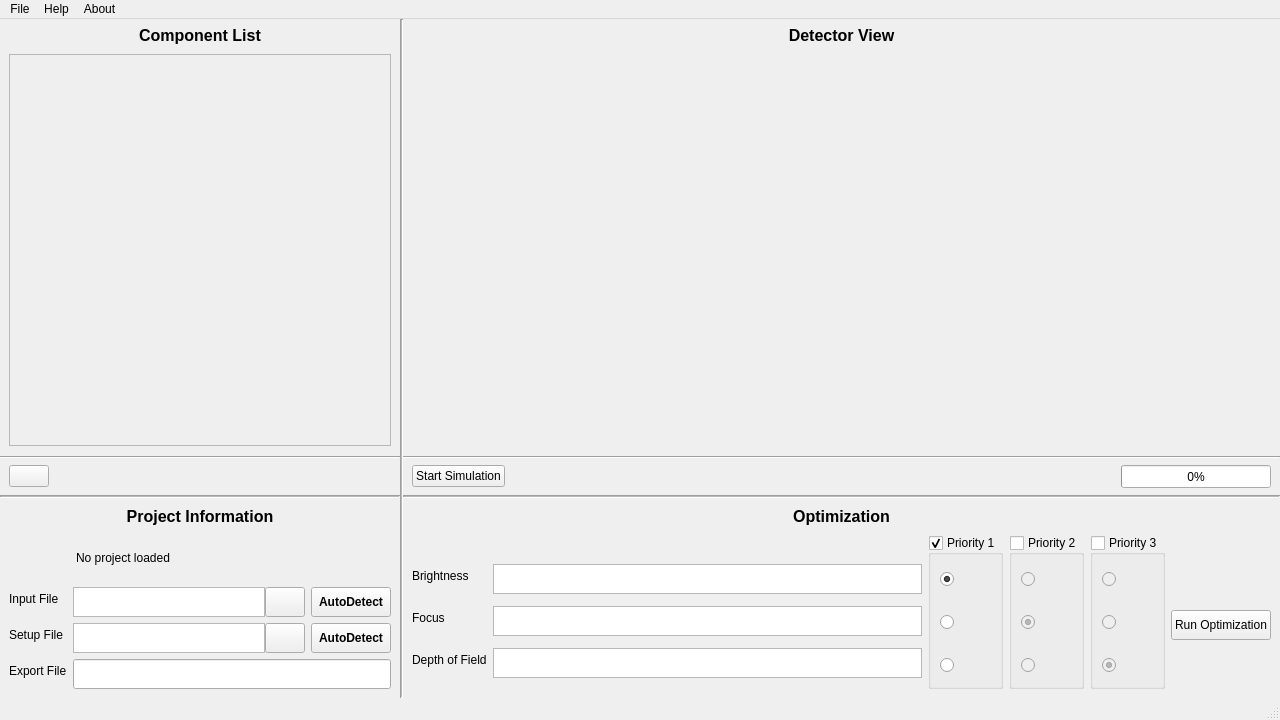
<?xml version="1.0" encoding="UTF-8"?>
<ui version="4.0">
 <class>fmt_mainWindow</class>
 <widget class="QMainWindow" name="fmt_mainWindow">
  <property name="geometry">
   <rect>
    <x>0</x>
    <y>0</y>
    <width>1280</width>
    <height>720</height>
   </rect>
  </property>
  <property name="minimumSize">
   <size>
    <width>900</width>
    <height>600</height>
   </size>
  </property>
  <property name="windowTitle">
   <string>FMT-Simulator</string>
  </property>
  <widget class="QWidget" name="centralwidget">
   <layout class="QHBoxLayout" name="horizontalLayout_4">
    <property name="spacing">
     <number>0</number>
    </property>
    <property name="leftMargin">
     <number>0</number>
    </property>
    <property name="topMargin">
     <number>0</number>
    </property>
    <property name="rightMargin">
     <number>0</number>
    </property>
    <property name="bottomMargin">
     <number>0</number>
    </property>
    <item>
     <widget class="QWidget" name="LeftLayout" native="true">
      <property name="sizePolicy">
       <sizepolicy hsizetype="Maximum" vsizetype="Preferred">
        <horstretch>0</horstretch>
        <verstretch>0</verstretch>
       </sizepolicy>
      </property>
      <property name="minimumSize">
       <size>
        <width>400</width>
        <height>0</height>
       </size>
      </property>
      <property name="maximumSize">
       <size>
        <width>400</width>
        <height>16777215</height>
       </size>
      </property>
      <layout class="QVBoxLayout" name="verticalLayout_5">
       <property name="spacing">
        <number>0</number>
       </property>
       <property name="leftMargin">
        <number>0</number>
       </property>
       <property name="topMargin">
        <number>0</number>
       </property>
       <property name="rightMargin">
        <number>0</number>
       </property>
       <property name="bottomMargin">
        <number>0</number>
       </property>
       <item>
        <widget class="QWidget" name="ComponentListLayout" native="true">
         <layout class="QVBoxLayout" name="verticalLayout">
          <property name="leftMargin">
           <number>0</number>
          </property>
          <property name="topMargin">
           <number>0</number>
          </property>
          <property name="rightMargin">
           <number>0</number>
          </property>
          <property name="bottomMargin">
           <number>0</number>
          </property>
          <item>
           <widget class="QWidget" name="CmpListHolder" native="true">
            <layout class="QVBoxLayout" name="verticalLayout_3">
             <property name="topMargin">
              <number>4</number>
             </property>
             <property name="bottomMargin">
              <number>4</number>
             </property>
             <item>
              <widget class="QLabel" name="CmpListLabel">
               <property name="sizePolicy">
                <sizepolicy hsizetype="Preferred" vsizetype="Maximum">
                 <horstretch>0</horstretch>
                 <verstretch>0</verstretch>
                </sizepolicy>
               </property>
               <property name="minimumSize">
                <size>
                 <width>0</width>
                 <height>25</height>
                </size>
               </property>
               <property name="maximumSize">
                <size>
                 <width>16777215</width>
                 <height>25</height>
                </size>
               </property>
               <property name="font">
                <font>
                 <pointsize>12</pointsize>
                 <weight>75</weight>
                 <bold>true</bold>
                </font>
               </property>
               <property name="text">
                <string>Component List</string>
               </property>
               <property name="alignment">
                <set>Qt::AlignCenter</set>
               </property>
              </widget>
             </item>
             <item>
              <widget class="QScrollArea" name="CmpList">
               <property name="widgetResizable">
                <bool>true</bool>
               </property>
               <widget class="CmpList_box" name="CmpListBox">
                <property name="geometry">
                 <rect>
                  <x>0</x>
                  <y>0</y>
                  <width>380</width>
                  <height>387</height>
                 </rect>
                </property>
               </widget>
              </widget>
             </item>
            </layout>
           </widget>
          </item>
          <item>
           <widget class="Line" name="HorizontalSeperatorCmpList">
            <property name="orientation">
             <enum>Qt::Horizontal</enum>
            </property>
           </widget>
          </item>
          <item>
           <widget class="QWidget" name="CmpListButtonHolder" native="true">
            <property name="sizePolicy">
             <sizepolicy hsizetype="Preferred" vsizetype="Maximum">
              <horstretch>0</horstretch>
              <verstretch>0</verstretch>
             </sizepolicy>
            </property>
            <property name="minimumSize">
             <size>
              <width>0</width>
              <height>30</height>
             </size>
            </property>
            <property name="maximumSize">
             <size>
              <width>16777215</width>
              <height>30</height>
             </size>
            </property>
            <layout class="QHBoxLayout" name="horizontalLayout">
             <property name="topMargin">
              <number>0</number>
             </property>
             <property name="bottomMargin">
              <number>7</number>
             </property>
             <item>
              <widget class="QPushButton" name="CmpAddButton">
               <property name="sizePolicy">
                <sizepolicy hsizetype="Minimum" vsizetype="Fixed">
                 <horstretch>0</horstretch>
                 <verstretch>0</verstretch>
                </sizepolicy>
               </property>
               <property name="minimumSize">
                <size>
                 <width>0</width>
                 <height>22</height>
                </size>
               </property>
               <property name="maximumSize">
                <size>
                 <width>16777215</width>
                 <height>22</height>
                </size>
               </property>
               <property name="cursor">
                <cursorShape>PointingHandCursor</cursorShape>
               </property>
               <property name="toolTip">
                <string>Append new component to setup</string>
               </property>
               <property name="text">
                <string/>
               </property>
               <property name="icon">
                <iconset theme="list-add">
                 <normaloff>.</normaloff>.</iconset>
               </property>
              </widget>
             </item>
             <item>
              <spacer name="CmpAddButtonSpacer">
               <property name="orientation">
                <enum>Qt::Horizontal</enum>
               </property>
               <property name="sizeHint" stdset="0">
                <size>
                 <width>40</width>
                 <height>20</height>
                </size>
               </property>
              </spacer>
             </item>
            </layout>
           </widget>
          </item>
         </layout>
        </widget>
       </item>
       <item>
        <widget class="Line" name="HorizontalSeperatorLeft">
         <property name="font">
          <font>
           <weight>50</weight>
           <bold>false</bold>
          </font>
         </property>
         <property name="midLineWidth">
          <number>1</number>
         </property>
         <property name="orientation">
          <enum>Qt::Horizontal</enum>
         </property>
        </widget>
       </item>
       <item>
        <widget class="QWidget" name="ProjInfoLayout" native="true">
         <property name="sizePolicy">
          <sizepolicy hsizetype="Preferred" vsizetype="Maximum">
           <horstretch>0</horstretch>
           <verstretch>0</verstretch>
          </sizepolicy>
         </property>
         <property name="minimumSize">
          <size>
           <width>0</width>
           <height>200</height>
          </size>
         </property>
         <property name="maximumSize">
          <size>
           <width>16777215</width>
           <height>200</height>
          </size>
         </property>
         <layout class="QVBoxLayout" name="verticalLayout_2">
          <property name="topMargin">
           <number>6</number>
          </property>
          <item>
           <widget class="QLabel" name="ProjInfoHeader">
            <property name="sizePolicy">
             <sizepolicy hsizetype="Preferred" vsizetype="Maximum">
              <horstretch>0</horstretch>
              <verstretch>0</verstretch>
             </sizepolicy>
            </property>
            <property name="maximumSize">
             <size>
              <width>16777215</width>
              <height>25</height>
             </size>
            </property>
            <property name="font">
             <font>
              <pointsize>12</pointsize>
              <weight>75</weight>
              <bold>true</bold>
             </font>
            </property>
            <property name="text">
             <string>Project Information</string>
            </property>
            <property name="alignment">
             <set>Qt::AlignCenter</set>
            </property>
           </widget>
          </item>
          <item>
           <layout class="QHBoxLayout" name="PathForm">
            <item>
             <spacer name="ProjPathSpacer">
              <property name="orientation">
               <enum>Qt::Horizontal</enum>
              </property>
              <property name="sizeType">
               <enum>QSizePolicy::Fixed</enum>
              </property>
              <property name="sizeHint" stdset="0">
               <size>
                <width>67</width>
                <height>20</height>
               </size>
              </property>
             </spacer>
            </item>
            <item>
             <widget class="QLabel" name="ProjPath">
              <property name="text">
               <string>No project loaded</string>
              </property>
             </widget>
            </item>
           </layout>
          </item>
          <item>
           <layout class="QFormLayout" name="FileForm">
            <item row="0" column="0">
             <widget class="QLabel" name="InFileLabel">
              <property name="text">
               <string>Input File</string>
              </property>
              <property name="alignment">
               <set>Qt::AlignLeading|Qt::AlignLeft|Qt::AlignVCenter</set>
              </property>
             </widget>
            </item>
            <item row="1" column="0">
             <widget class="QLabel" name="StpFileLabel">
              <property name="text">
               <string>Setup File</string>
              </property>
             </widget>
            </item>
            <item row="2" column="0">
             <widget class="QLabel" name="ExpFileLabel">
              <property name="text">
               <string>Export File</string>
              </property>
              <property name="alignment">
               <set>Qt::AlignLeading|Qt::AlignLeft|Qt::AlignVCenter</set>
              </property>
             </widget>
            </item>
            <item row="0" column="1">
             <layout class="QHBoxLayout" name="InputLayout">
              <item>
               <layout class="QHBoxLayout" name="InFileBrowserHolder">
                <property name="spacing">
                 <number>0</number>
                </property>
                <item>
                 <widget class="QTextBrowser" name="InFilePath">
                  <property name="sizePolicy">
                   <sizepolicy hsizetype="Expanding" vsizetype="Maximum">
                    <horstretch>0</horstretch>
                    <verstretch>0</verstretch>
                   </sizepolicy>
                  </property>
                  <property name="maximumSize">
                   <size>
                    <width>16777215</width>
                    <height>30</height>
                   </size>
                  </property>
                 </widget>
                </item>
                <item>
                 <widget class="QPushButton" name="OpenInFile">
                  <property name="sizePolicy">
                   <sizepolicy hsizetype="Minimum" vsizetype="Preferred">
                    <horstretch>0</horstretch>
                    <verstretch>0</verstretch>
                   </sizepolicy>
                  </property>
                  <property name="cursor">
                   <cursorShape>PointingHandCursor</cursorShape>
                  </property>
                  <property name="toolTip">
                   <string>Select an input file</string>
                  </property>
                  <property name="toolTipDuration">
                   <number>-1</number>
                  </property>
                  <property name="text">
                   <string/>
                  </property>
                  <property name="icon">
                   <iconset theme="document-open">
                    <normaloff>.</normaloff>.</iconset>
                  </property>
                 </widget>
                </item>
               </layout>
              </item>
              <item>
               <widget class="QPushButton" name="InFileAuto">
                <property name="sizePolicy">
                 <sizepolicy hsizetype="Minimum" vsizetype="Preferred">
                  <horstretch>0</horstretch>
                  <verstretch>0</verstretch>
                 </sizepolicy>
                </property>
                <property name="font">
                 <font>
                  <weight>75</weight>
                  <bold>true</bold>
                 </font>
                </property>
                <property name="cursor">
                 <cursorShape>PointingHandCursor</cursorShape>
                </property>
                <property name="toolTip">
                 <string>Detect available input file in project directory</string>
                </property>
                <property name="text">
                 <string>AutoDetect</string>
                </property>
               </widget>
              </item>
             </layout>
            </item>
            <item row="1" column="1">
             <layout class="QHBoxLayout" name="SetupLayout">
              <item>
               <layout class="QHBoxLayout" name="StpFileBrowserHolder">
                <property name="spacing">
                 <number>0</number>
                </property>
                <item>
                 <widget class="QTextBrowser" name="StpFilePath">
                  <property name="sizePolicy">
                   <sizepolicy hsizetype="Expanding" vsizetype="Maximum">
                    <horstretch>0</horstretch>
                    <verstretch>0</verstretch>
                   </sizepolicy>
                  </property>
                  <property name="maximumSize">
                   <size>
                    <width>16777215</width>
                    <height>30</height>
                   </size>
                  </property>
                 </widget>
                </item>
                <item>
                 <widget class="QPushButton" name="OpenStpFile">
                  <property name="sizePolicy">
                   <sizepolicy hsizetype="Minimum" vsizetype="Preferred">
                    <horstretch>0</horstretch>
                    <verstretch>0</verstretch>
                   </sizepolicy>
                  </property>
                  <property name="cursor">
                   <cursorShape>PointingHandCursor</cursorShape>
                  </property>
                  <property name="toolTip">
                   <string>Select a setup file</string>
                  </property>
                  <property name="text">
                   <string/>
                  </property>
                  <property name="icon">
                   <iconset theme="document-open">
                    <normaloff>.</normaloff>.</iconset>
                  </property>
                 </widget>
                </item>
               </layout>
              </item>
              <item>
               <widget class="QPushButton" name="StpFileAuto">
                <property name="sizePolicy">
                 <sizepolicy hsizetype="Minimum" vsizetype="Preferred">
                  <horstretch>0</horstretch>
                  <verstretch>0</verstretch>
                 </sizepolicy>
                </property>
                <property name="font">
                 <font>
                  <weight>75</weight>
                  <bold>true</bold>
                 </font>
                </property>
                <property name="cursor">
                 <cursorShape>PointingHandCursor</cursorShape>
                </property>
                <property name="toolTip">
                 <string>Detect available setup file in project directory</string>
                </property>
                <property name="text">
                 <string>AutoDetect</string>
                </property>
               </widget>
              </item>
             </layout>
            </item>
            <item row="2" column="1">
             <widget class="QLineEdit" name="ExpFileTextfield">
              <property name="sizePolicy">
               <sizepolicy hsizetype="Expanding" vsizetype="Maximum">
                <horstretch>0</horstretch>
                <verstretch>0</verstretch>
               </sizepolicy>
              </property>
              <property name="minimumSize">
               <size>
                <width>0</width>
                <height>30</height>
               </size>
              </property>
              <property name="maximumSize">
               <size>
                <width>16777215</width>
                <height>30</height>
               </size>
              </property>
             </widget>
            </item>
           </layout>
          </item>
         </layout>
        </widget>
       </item>
      </layout>
     </widget>
    </item>
    <item>
     <widget class="Line" name="VerticalSeperatorWindow">
      <property name="midLineWidth">
       <number>1</number>
      </property>
      <property name="orientation">
       <enum>Qt::Vertical</enum>
      </property>
     </widget>
    </item>
    <item>
     <widget class="QWidget" name="RightLayout" native="true">
      <layout class="QVBoxLayout" name="verticalLayout_6">
       <property name="spacing">
        <number>0</number>
       </property>
       <property name="leftMargin">
        <number>0</number>
       </property>
       <property name="topMargin">
        <number>0</number>
       </property>
       <property name="rightMargin">
        <number>0</number>
       </property>
       <property name="bottomMargin">
        <number>0</number>
       </property>
       <item>
        <widget class="QWidget" name="GraphDisplayLayout" native="true">
         <layout class="QVBoxLayout" name="verticalLayout_4">
          <property name="leftMargin">
           <number>0</number>
          </property>
          <property name="topMargin">
           <number>0</number>
          </property>
          <property name="rightMargin">
           <number>0</number>
          </property>
          <property name="bottomMargin">
           <number>0</number>
          </property>
          <item>
           <layout class="QVBoxLayout" name="GraphDisplayHolder">
            <property name="leftMargin">
             <number>9</number>
            </property>
            <property name="topMargin">
             <number>4</number>
            </property>
            <property name="rightMargin">
             <number>9</number>
            </property>
            <property name="bottomMargin">
             <number>4</number>
            </property>
            <item>
             <widget class="QLabel" name="GraphDisplayLabel">
              <property name="sizePolicy">
               <sizepolicy hsizetype="Preferred" vsizetype="Maximum">
                <horstretch>0</horstretch>
                <verstretch>0</verstretch>
               </sizepolicy>
              </property>
              <property name="minimumSize">
               <size>
                <width>0</width>
                <height>25</height>
               </size>
              </property>
              <property name="maximumSize">
               <size>
                <width>16777215</width>
                <height>25</height>
               </size>
              </property>
              <property name="font">
               <font>
                <pointsize>12</pointsize>
                <weight>75</weight>
                <bold>true</bold>
               </font>
              </property>
              <property name="text">
               <string>Detector View</string>
              </property>
              <property name="alignment">
               <set>Qt::AlignCenter</set>
              </property>
             </widget>
            </item>
            <item>
             <widget class="QWidget" name="GraphHolder" native="true">
              <property name="sizePolicy">
               <sizepolicy hsizetype="Preferred" vsizetype="Expanding">
                <horstretch>0</horstretch>
                <verstretch>0</verstretch>
               </sizepolicy>
              </property>
              <layout class="QVBoxLayout" name="verticalLayout_12">
               <property name="leftMargin">
                <number>0</number>
               </property>
               <property name="topMargin">
                <number>0</number>
               </property>
               <property name="rightMargin">
                <number>0</number>
               </property>
               <property name="bottomMargin">
                <number>0</number>
               </property>
               <item>
                <widget class="QLabel" name="GraphicalResult">
                 <property name="sizePolicy">
                  <sizepolicy hsizetype="Expanding" vsizetype="Expanding">
                   <horstretch>0</horstretch>
                   <verstretch>0</verstretch>
                  </sizepolicy>
                 </property>
                 <property name="text">
                  <string/>
                 </property>
                 <property name="alignment">
                  <set>Qt::AlignCenter</set>
                 </property>
                </widget>
               </item>
              </layout>
             </widget>
            </item>
           </layout>
          </item>
          <item>
           <widget class="Line" name="HorizontalSeperatorGraph">
            <property name="orientation">
             <enum>Qt::Horizontal</enum>
            </property>
           </widget>
          </item>
          <item>
           <layout class="QHBoxLayout" name="GraphButtonBarHolder">
            <property name="leftMargin">
             <number>9</number>
            </property>
            <property name="rightMargin">
             <number>9</number>
            </property>
            <property name="bottomMargin">
             <number>7</number>
            </property>
            <item>
             <widget class="QPushButton" name="SimStartSimulation">
              <property name="sizePolicy">
               <sizepolicy hsizetype="Minimum" vsizetype="Fixed">
                <horstretch>0</horstretch>
                <verstretch>0</verstretch>
               </sizepolicy>
              </property>
              <property name="minimumSize">
               <size>
                <width>0</width>
                <height>22</height>
               </size>
              </property>
              <property name="maximumSize">
               <size>
                <width>16777215</width>
                <height>22</height>
               </size>
              </property>
              <property name="text">
               <string>Start Simulation</string>
              </property>
              <property name="icon">
               <iconset theme="media-playback-start">
                <normaloff>.</normaloff>.</iconset>
              </property>
             </widget>
            </item>
            <item>
             <spacer name="GraphButtonBarSpacer">
              <property name="orientation">
               <enum>Qt::Horizontal</enum>
              </property>
              <property name="sizeHint" stdset="0">
               <size>
                <width>40</width>
                <height>5</height>
               </size>
              </property>
             </spacer>
            </item>
            <item>
             <widget class="QProgressBar" name="SimProgressBar">
              <property name="sizePolicy">
               <sizepolicy hsizetype="Fixed" vsizetype="Fixed">
                <horstretch>0</horstretch>
                <verstretch>0</verstretch>
               </sizepolicy>
              </property>
              <property name="minimumSize">
               <size>
                <width>150</width>
                <height>23</height>
               </size>
              </property>
              <property name="maximumSize">
               <size>
                <width>16777215</width>
                <height>23</height>
               </size>
              </property>
              <property name="value">
               <number>0</number>
              </property>
             </widget>
            </item>
           </layout>
          </item>
         </layout>
        </widget>
       </item>
       <item>
        <widget class="Line" name="HorizontalSeperatorRight">
         <property name="lineWidth">
          <number>1</number>
         </property>
         <property name="midLineWidth">
          <number>1</number>
         </property>
         <property name="orientation">
          <enum>Qt::Horizontal</enum>
         </property>
        </widget>
       </item>
       <item>
        <widget class="QWidget" name="DebugLayout" native="true">
         <property name="sizePolicy">
          <sizepolicy hsizetype="Preferred" vsizetype="Maximum">
           <horstretch>0</horstretch>
           <verstretch>0</verstretch>
          </sizepolicy>
         </property>
         <property name="minimumSize">
          <size>
           <width>0</width>
           <height>200</height>
          </size>
         </property>
         <property name="maximumSize">
          <size>
           <width>16777215</width>
           <height>200</height>
          </size>
         </property>
         <layout class="QVBoxLayout" name="verticalLayout_7">
          <property name="topMargin">
           <number>6</number>
          </property>
          <item>
           <widget class="QLabel" name="label">
            <property name="sizePolicy">
             <sizepolicy hsizetype="Preferred" vsizetype="Maximum">
              <horstretch>0</horstretch>
              <verstretch>0</verstretch>
             </sizepolicy>
            </property>
            <property name="minimumSize">
             <size>
              <width>0</width>
              <height>25</height>
             </size>
            </property>
            <property name="maximumSize">
             <size>
              <width>16777215</width>
              <height>25</height>
             </size>
            </property>
            <property name="font">
             <font>
              <pointsize>12</pointsize>
              <weight>75</weight>
              <bold>true</bold>
             </font>
            </property>
            <property name="text">
             <string>Optimization</string>
            </property>
            <property name="alignment">
             <set>Qt::AlignCenter</set>
            </property>
           </widget>
          </item>
          <item>
           <layout class="QHBoxLayout" name="OptHolder">
            <item>
             <layout class="QVBoxLayout" name="Opt_ParameterHolder">
              <item>
               <spacer name="Opt_ParameterFormSpacer">
                <property name="orientation">
                 <enum>Qt::Vertical</enum>
                </property>
                <property name="sizeType">
                 <enum>QSizePolicy::Maximum</enum>
                </property>
                <property name="sizeHint" stdset="0">
                 <size>
                  <width>20</width>
                  <height>14</height>
                 </size>
                </property>
               </spacer>
              </item>
              <item>
               <layout class="QFormLayout" name="Opt_ParameterForm">
                <property name="formAlignment">
                 <set>Qt::AlignLeading|Qt::AlignLeft|Qt::AlignVCenter</set>
                </property>
                <property name="verticalSpacing">
                 <number>12</number>
                </property>
                <property name="topMargin">
                 <number>4</number>
                </property>
                <item row="0" column="0">
                 <widget class="QLabel" name="BrightLabel">
                  <property name="text">
                   <string>Brightness</string>
                  </property>
                 </widget>
                </item>
                <item row="2" column="0">
                 <widget class="QLabel" name="DoFLabel">
                  <property name="text">
                   <string>Depth of Field</string>
                  </property>
                 </widget>
                </item>
                <item row="1" column="0">
                 <widget class="QLabel" name="FocusLabel">
                  <property name="text">
                   <string>Focus</string>
                  </property>
                 </widget>
                </item>
                <item row="0" column="1">
                 <widget class="QTextBrowser" name="Brightness">
                  <property name="sizePolicy">
                   <sizepolicy hsizetype="Expanding" vsizetype="Maximum">
                    <horstretch>0</horstretch>
                    <verstretch>0</verstretch>
                   </sizepolicy>
                  </property>
                  <property name="maximumSize">
                   <size>
                    <width>16777215</width>
                    <height>30</height>
                   </size>
                  </property>
                 </widget>
                </item>
                <item row="1" column="1">
                 <widget class="QTextBrowser" name="Focus">
                  <property name="sizePolicy">
                   <sizepolicy hsizetype="Expanding" vsizetype="Maximum">
                    <horstretch>0</horstretch>
                    <verstretch>0</verstretch>
                   </sizepolicy>
                  </property>
                  <property name="maximumSize">
                   <size>
                    <width>16777215</width>
                    <height>30</height>
                   </size>
                  </property>
                 </widget>
                </item>
                <item row="2" column="1">
                 <widget class="QTextBrowser" name="DepthOfField">
                  <property name="sizePolicy">
                   <sizepolicy hsizetype="Expanding" vsizetype="Maximum">
                    <horstretch>0</horstretch>
                    <verstretch>0</verstretch>
                   </sizepolicy>
                  </property>
                  <property name="maximumSize">
                   <size>
                    <width>16777215</width>
                    <height>30</height>
                   </size>
                  </property>
                 </widget>
                </item>
               </layout>
              </item>
             </layout>
            </item>
            <item>
             <widget class="QGroupBox" name="Priority1_Box">
              <property name="sizePolicy">
               <sizepolicy hsizetype="Maximum" vsizetype="Preferred">
                <horstretch>0</horstretch>
                <verstretch>0</verstretch>
               </sizepolicy>
              </property>
              <property name="maximumSize">
               <size>
                <width>75</width>
                <height>16777215</height>
               </size>
              </property>
              <property name="title">
               <string>Priority 1</string>
              </property>
              <property name="checkable">
               <bool>true</bool>
              </property>
              <layout class="QVBoxLayout" name="verticalLayout_9">
               <property name="spacing">
                <number>25</number>
               </property>
               <property name="topMargin">
                <number>14</number>
               </property>
               <property name="bottomMargin">
                <number>8</number>
               </property>
               <item>
                <widget class="QRadioButton" name="Prio1_bright">
                 <property name="text">
                  <string/>
                 </property>
                 <property name="checked">
                  <bool>true</bool>
                 </property>
                </widget>
               </item>
               <item>
                <widget class="QRadioButton" name="Prio1_focus">
                 <property name="text">
                  <string/>
                 </property>
                </widget>
               </item>
               <item>
                <widget class="QRadioButton" name="Prio1_DoF">
                 <property name="text">
                  <string/>
                 </property>
                </widget>
               </item>
              </layout>
             </widget>
            </item>
            <item>
             <widget class="QGroupBox" name="Priority2_Box">
              <property name="sizePolicy">
               <sizepolicy hsizetype="Maximum" vsizetype="Preferred">
                <horstretch>0</horstretch>
                <verstretch>0</verstretch>
               </sizepolicy>
              </property>
              <property name="maximumSize">
               <size>
                <width>75</width>
                <height>16777215</height>
               </size>
              </property>
              <property name="title">
               <string>Priority 2</string>
              </property>
              <property name="checkable">
               <bool>true</bool>
              </property>
              <property name="checked">
               <bool>false</bool>
              </property>
              <layout class="QVBoxLayout" name="verticalLayout_10">
               <property name="spacing">
                <number>25</number>
               </property>
               <property name="topMargin">
                <number>14</number>
               </property>
               <property name="bottomMargin">
                <number>8</number>
               </property>
               <item>
                <widget class="QRadioButton" name="Prio2_bright">
                 <property name="text">
                  <string/>
                 </property>
                </widget>
               </item>
               <item>
                <widget class="QRadioButton" name="Prio2_focus">
                 <property name="text">
                  <string/>
                 </property>
                 <property name="checked">
                  <bool>true</bool>
                 </property>
                </widget>
               </item>
               <item>
                <widget class="QRadioButton" name="Prio2_DoF">
                 <property name="text">
                  <string/>
                 </property>
                </widget>
               </item>
              </layout>
             </widget>
            </item>
            <item>
             <widget class="QGroupBox" name="Priority3_Box">
              <property name="sizePolicy">
               <sizepolicy hsizetype="Maximum" vsizetype="Preferred">
                <horstretch>0</horstretch>
                <verstretch>0</verstretch>
               </sizepolicy>
              </property>
              <property name="maximumSize">
               <size>
                <width>75</width>
                <height>16777215</height>
               </size>
              </property>
              <property name="title">
               <string>Priority 3</string>
              </property>
              <property name="checkable">
               <bool>true</bool>
              </property>
              <property name="checked">
               <bool>false</bool>
              </property>
              <layout class="QVBoxLayout" name="verticalLayout_11">
               <property name="spacing">
                <number>25</number>
               </property>
               <property name="topMargin">
                <number>14</number>
               </property>
               <property name="bottomMargin">
                <number>8</number>
               </property>
               <item>
                <widget class="QRadioButton" name="Prio3_bright">
                 <property name="text">
                  <string/>
                 </property>
                </widget>
               </item>
               <item>
                <widget class="QRadioButton" name="Prio3_focus">
                 <property name="text">
                  <string/>
                 </property>
                </widget>
               </item>
               <item>
                <widget class="QRadioButton" name="Prio3_DoF">
                 <property name="text">
                  <string/>
                 </property>
                 <property name="checked">
                  <bool>true</bool>
                 </property>
                </widget>
               </item>
              </layout>
             </widget>
            </item>
            <item>
             <widget class="QWidget" name="Opt_RunHolder" native="true">
              <layout class="QVBoxLayout" name="verticalLayout_8">
               <property name="leftMargin">
                <number>0</number>
               </property>
               <property name="topMargin">
                <number>0</number>
               </property>
               <property name="rightMargin">
                <number>0</number>
               </property>
               <property name="bottomMargin">
                <number>6</number>
               </property>
               <item>
                <spacer name="Opt_RunButSpacerTop">
                 <property name="orientation">
                  <enum>Qt::Vertical</enum>
                 </property>
                 <property name="sizeType">
                  <enum>QSizePolicy::Maximum</enum>
                 </property>
                 <property name="sizeHint" stdset="0">
                  <size>
                   <width>20</width>
                   <height>52</height>
                  </size>
                 </property>
                </spacer>
               </item>
               <item>
                <widget class="QPushButton" name="RunOptimization">
                 <property name="sizePolicy">
                  <sizepolicy hsizetype="Minimum" vsizetype="Maximum">
                   <horstretch>0</horstretch>
                   <verstretch>0</verstretch>
                  </sizepolicy>
                 </property>
                 <property name="minimumSize">
                  <size>
                   <width>0</width>
                   <height>30</height>
                  </size>
                 </property>
                 <property name="maximumSize">
                  <size>
                   <width>16777215</width>
                   <height>30</height>
                  </size>
                 </property>
                 <property name="text">
                  <string>Run Optimization</string>
                 </property>
                 <property name="icon">
                  <iconset theme="system-reboot">
                   <normaloff>.</normaloff>.</iconset>
                 </property>
                </widget>
               </item>
               <item>
                <spacer name="Opt_RunButSpacerBottom">
                 <property name="orientation">
                  <enum>Qt::Vertical</enum>
                 </property>
                 <property name="sizeType">
                  <enum>QSizePolicy::Maximum</enum>
                 </property>
                 <property name="sizeHint" stdset="0">
                  <size>
                   <width>20</width>
                   <height>20</height>
                  </size>
                 </property>
                </spacer>
               </item>
              </layout>
             </widget>
            </item>
           </layout>
          </item>
         </layout>
        </widget>
       </item>
      </layout>
     </widget>
    </item>
   </layout>
  </widget>
  <widget class="QMenuBar" name="menubar">
   <property name="geometry">
    <rect>
     <x>0</x>
     <y>0</y>
     <width>1280</width>
     <height>22</height>
    </rect>
   </property>
   <widget class="QMenu" name="menuFile">
    <property name="title">
     <string>File</string>
    </property>
    <addaction name="actionNew_Project"/>
    <addaction name="actionLoad_Project"/>
    <addaction name="separator"/>
    <addaction name="actionSave_Project"/>
    <addaction name="actionSave_Setup_as"/>
   </widget>
   <widget class="QMenu" name="menuHelp">
    <property name="title">
     <string>Help</string>
    </property>
    <addaction name="actionRead_Documentation"/>
    <addaction name="actionContact"/>
   </widget>
   <widget class="QMenu" name="menuAbout">
    <property name="title">
     <string>About</string>
    </property>
    <addaction name="actionFMT_Simulator"/>
   </widget>
   <addaction name="menuFile"/>
   <addaction name="menuHelp"/>
   <addaction name="menuAbout"/>
  </widget>
  <widget class="QStatusBar" name="statusbar"/>
  <action name="actionNew_Project">
   <property name="icon">
    <iconset theme="document-new">
     <normaloff>.</normaloff>.</iconset>
   </property>
   <property name="text">
    <string>New Project</string>
   </property>
   <property name="iconText">
    <string notr="true">New Project</string>
   </property>
  </action>
  <action name="actionLoad_Project">
   <property name="icon">
    <iconset theme="document-open">
     <normaloff>.</normaloff>.</iconset>
   </property>
   <property name="text">
    <string>Load Project</string>
   </property>
  </action>
  <action name="actionSave_Project">
   <property name="icon">
    <iconset theme="document-save">
     <normaloff>.</normaloff>.</iconset>
   </property>
   <property name="text">
    <string>Save Setup</string>
   </property>
  </action>
  <action name="actionSave_Setup_as">
   <property name="icon">
    <iconset theme="document-save-as">
     <normaloff>.</normaloff>.</iconset>
   </property>
   <property name="text">
    <string>Save Setup with other Name</string>
   </property>
  </action>
  <action name="actionSoftware_Information">
   <property name="text">
    <string>Software Information</string>
   </property>
  </action>
  <action name="actionVersion_0_1">
   <property name="text">
    <string>Version 0.1</string>
   </property>
  </action>
  <action name="actionRead_Documentation">
   <property name="text">
    <string>Read Documentation</string>
   </property>
  </action>
  <action name="actionContact">
   <property name="text">
    <string>Contact</string>
   </property>
  </action>
  <action name="actionFMT_Simulator">
   <property name="text">
    <string>FMT-Simulator</string>
   </property>
  </action>
 </widget>
 <customwidgets>
  <customwidget>
   <class>CmpList_box</class>
   <extends>QWidget</extends>
   <header>GUI/include/cmpList.hpp</header>
   <container>1</container>
   <slots>
    <slot>addCmpToList()</slot>
   </slots>
  </customwidget>
 </customwidgets>
 <resources/>
 <connections/>
</ui>
